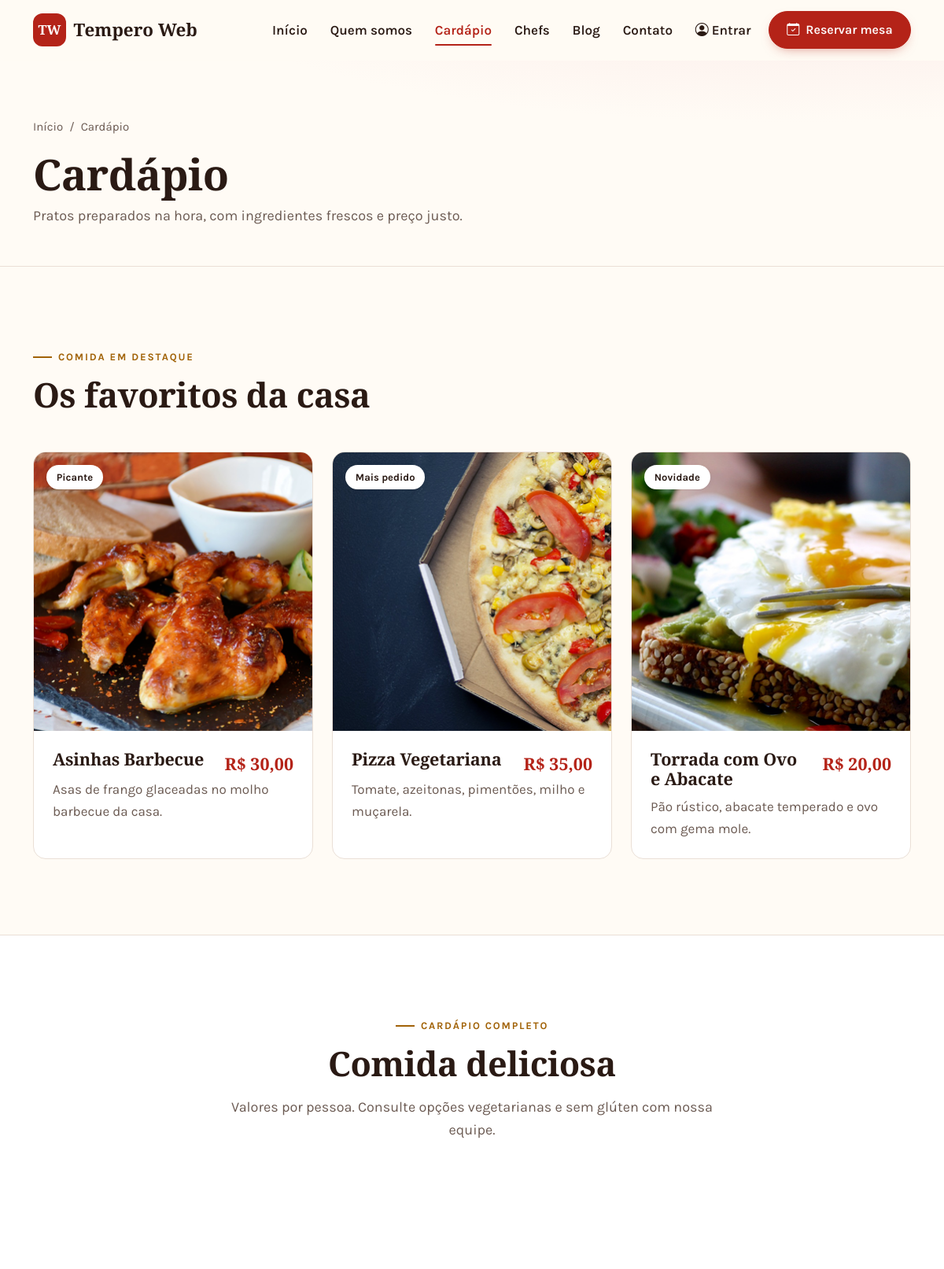
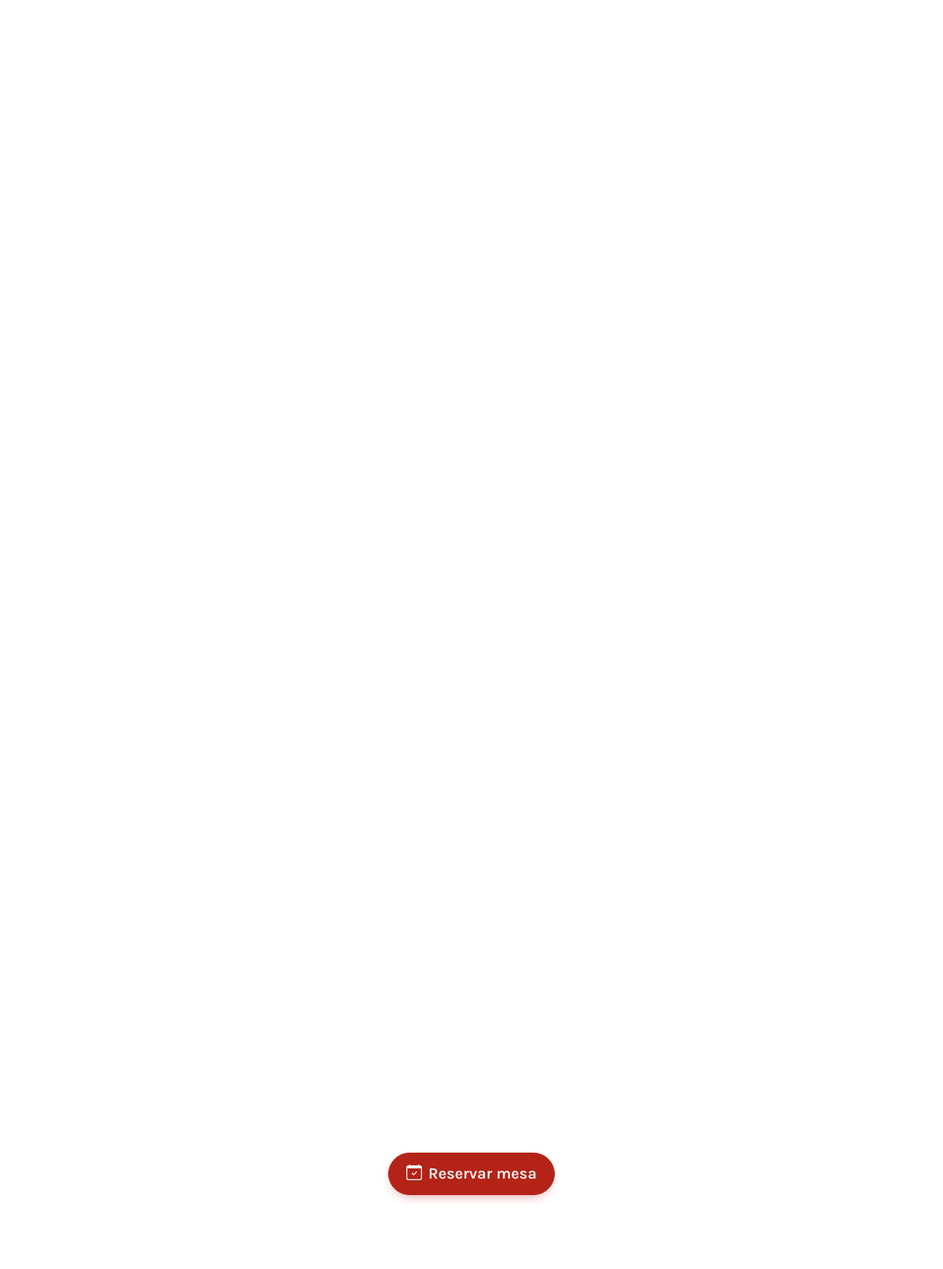
Page /Home/menu (upper part) on the committed database (2 pictures, top to bottom).
### tables this page shows
CREATE TABLE produto (
    id              INT           NOT NULL AUTO_INCREMENT,
    categoria_id    INT           NOT NULL,
    nome            VARCHAR(100)  NOT NULL,
    descricao       VARCHAR(255)  NOT NULL,
    preco           DECIMAL(10,2) NOT NULL,
    imagem          VARCHAR(100)  NULL COMMENT 'arquivo em assets/img/produto/',
    tag             VARCHAR(30)   NULL COMMENT 'selo exibido sobre a imagem',
    destaque        TINYINT       NOT NULL DEFAULT 0 COMMENT '1=Sim; 0=Não',
    statusRegistro  TINYINT       NOT NULL DEFAULT 1 COMMENT '1=Ativo; 2=Inativo',
    PRIMARY KEY (id),
    KEY idx_produto_categoria (categoria_id),
    CONSTRAINT fk_produto_categoria FOREIGN KEY (categoria_id) REFERENCES categoria (id)
);

### app/controller/BaseController.php (called while the page is built, shortened)
<?php
abstract class BaseController
{
    protected Request $request;
    public function __construct()
    {
        $this->request = new Request();
    }
    protected function view(string $view, array $data = [])
    {
        $data['action'] = $this->request->getAction();
        extract($this->escapa($data));
        require_once 'app/view/' . $view . '.php';
    }
    private function escapa(array $dados): array
    {
        foreach ($dados as $chave => $valor) {
            if (is_array($valor)) {
                $dados[$chave] = $this->escapa($valor);
            } elseif (is_string($valor)) {
                $dados[$chave] = htmlspecialchars($valor, ENT_QUOTES, 'UTF-8');
            }
        }
        return $dados;
    }
}

### app/controller/Home.php (called while the page is built, shortened)
<?php
class Home extends BaseController
{
    public function menu()
    {
        $ProdutoModel = $this->model("Produto");
        return $this->view("menu", [
            "aDestaque" => $ProdutoModel->destaques(),
            "aCardapio" => $ProdutoModel->cardapio()
        ]);
    }
}

### index.php (called while the page is built, shortened)
<?php
require_once 'app/controller/BaseController.php';
$caminho        = parse_url($_SERVER['REQUEST_URI'], PHP_URL_PATH);
$uri            = explode("/", $caminho);
$method         = (isset($uri[2]) && $uri[2] != "" ? $uri[2] : 'index');
$controller = new $controllerName();
$controller->$method();

### app/library/Database.php (called while the page is built, shortened)
<?php
class Database
{
    private static $dbConfigaraConexao;
    private static ?PDO $conexao = null;
    public function __construct($dbConfigaraConexao = DB_CONF_CONEXAO)
    {
        self::$dbConfigaraConexao = $dbConfigaraConexao;
    }
    public function conecta(): PDO
    {
        if (self::$conexao instanceof PDO) {
            return self::$conexao;
        }
        $dsn = self::$dbConfigaraConexao['DB_DRIVE'] .
                ":host=" . self::$dbConfigaraConexao['DB_HOST'] .
                ";port=" . self::$dbConfigaraConexao['DB_PORT'] .
                ";dbname=" . self::$dbConfigaraConexao['DB_BASEDADOS'] .
                ";charset=utf8mb4";
        try {
            self::$conexao = new PDO(
                $dsn,
                self::$dbConfigaraConexao['DB_USER'],
                self::$dbConfigaraConexao['DB_PASSWORD']
            );
            self::$conexao->setAttribute(PDO::ATTR_ERRMODE, PDO::ERRMODE_EXCEPTION);
            self::$conexao->setAttribute(PDO::ATTR_DEFAULT_FETCH_MODE, PDO::FETCH_ASSOC);
        } catch (PDOException $ex) {
            http_response_code(500);
            exit("Não foi possível conectar ao banco de dados: " . $ex->getMessage());
        }
        return self::$conexao;
    }
    public function select(
        string $comando_sql,
        array $dados = [],
        string $tipoRetorno = 'all'
    ) {
        $data = $this->conecta()->prepare($comando_sql);
        $data->execute($dados);
        if ($tipoRetorno == 'all') {
            return $data->fetchAll();
        }
        return $data->fetch();
    }
}

### app/model/ProdutoModel.php (called while the page is built, shortened)
<?php
class ProdutoModel extends BaseModel
{
    public function destaques(int $limite = 3): array
    {
        return $this->db->select(
            "SELECT p.*
               FROM produto p
               JOIN categoria c ON c.id = p.categoria_id
              WHERE p.destaque = 1
                AND p.imagem IS NOT NULL
                AND p.statusRegistro = 1
                AND c.statusRegistro = 1
              ORDER BY p.nome
              LIMIT " . $limite
        );
    }
}

### app/view/menu.php (the view, shortened to what this page needs)
<?php require_once "app/view/comuns/cabecalho.php"; ?>
<?= tituloPagina("Cardápio", "Pratos preparados na hora, com ingredientes frescos e preço justo.") ?>
<section class="section">
    <div class="container">
        <div class="section-head">
            <span class="eyebrow">Comida em destaque</span>
            <h2 class="section-title mb-0">Os favoritos da casa</h2>
        </div>
        <div class="row g-4">
            <?php foreach ($aDestaque as $prato): ?>
                <div class="col-md-6 col-lg-4 reveal">
                    <article class="tw-card">
                        <div class="tw-card-media">
                            <img src="<?= imagemUrl($prato['imagem'], 'produto') ?>" width="360" height="355"
                                alt="<?= $prato['nome'] ?>" loading="lazy">
                            <span class="tag"><?= $prato['tag'] ?></span>
                        </div>
                        <div class="tw-card-body">
                            <div class="d-flex justify-content-between align-items-start gap-3">
                                <h3><?= $prato['nome'] ?></h3>
                                <span class="price">R$ <?= formatoValor($prato['preco']) ?></span>
                            </div>
                            <p class="mb-0"><?= $prato['descricao'] ?></p>
                        </div>
                    </article>
                </div>
            <?php endforeach; ?>
        </div>
    </div>
</section>
<section class="section section-alt">
    <div class="container">
        <div class="section-head text-center">
            <span class="eyebrow">Cardápio completo</span>
            <h2 class="section-title">Comida deliciosa</h2>
            <p class="section-lead">Valores por pessoa. Consulte opções vegetarianas e sem glúten com nossa equipe.</p>
        </div>
        <div class="row justify-content-center">
            <div class="col-lg-9">
                <div class="text-center mt-5">
                    <a class="btn btn-primary btn-lg" href="<?= baseUrl() ?>Home/reserva">
                        <i class="bi bi-calendar-check" aria-hidden="true"></i>Reservar mesa
                    </a>
                </div>
            </div>
        </div>
    </div>
</section>
<?php require_once "app/view/comuns/rodape.php"; ?>

### assets/css/stilo.css (style rules this page uses)
:root { --tw-primary: #B42318; --tw-primary-hover: #8F1D14; --tw-primary-soft: #FBE9E7; --tw-accent: #A16207; --tw-accent-soft: #FDF3E1; --tw-bg: #FFFBF5; --tw-surface: #FFFFFF; --tw-ink: #2A1A14; --tw-muted: #6B5A52; --tw-border: #EADFD6; --tw-dark: #1F1411; --tw-dark-ink: #E8DCD2; --tw-dark-muted: #B8A79E; --tw-font-heading: "Playfair Display", Georgia, "Times New Roman", serif; --tw-font-body: "Karla", system-ui, -apple-system, "Segoe UI", Roboto, sans-serif; --tw-radius: 1rem; --tw-radius-sm: .5rem; --tw-shadow-sm: 0 1px 2px rgba(42, 26, 20, .06), 0 2px 8px rgba(42, 26, 20, .04); --tw-shadow: 0 10px 30px -12px rgba(42, 26, 20, .25); --tw-ease: cubic-bezier(.2, .7, .2, 1); --tw-header-h: 76px; --bs-body-font-family: var(--tw-font-body); --bs-body-font-size: 1.0625rem; --bs-body-line-height: 1.65; --bs-body-color: var(--tw-ink); --bs-body-bg: var(--tw-bg); --bs-primary: var(--tw-primary); --bs-primary-rgb: 180, 35, 24; --bs-link-color: var(--tw-primary); --bs-link-color-rgb: 180, 35, 24; --bs-link-hover-color: var(--tw-primary-hover); --bs-link-hover-color-rgb: 143, 29, 20; --bs-border-color: var(--tw-border); --bs-secondary-color: var(--tw-muted); --bs-focus-ring-color: rgba(180, 35, 24, .35); --bs-border-radius: var(--tw-radius-sm); }
html { scroll-padding-top: calc(var(--tw-header-h) + 1rem); }
body { -webkit-font-smoothing: antialiased; text-rendering: optimizeLegibility; }
h1, h2, h3, .h1, .h2, .h3, .display-font { font-family: var(--tw-font-heading); font-weight: 700; color: var(--tw-ink); letter-spacing: -.01em; line-height: 1.15; }
a { text-underline-offset: .2em; transition: color .2s var(--tw-ease); }
img { max-width: 100%; height: auto; }
.btn { --bs-btn-font-weight: 600; --bs-btn-padding-x: 1.4rem; --bs-btn-padding-y: .7rem; --bs-btn-border-radius: 999px; min-height: 44px; display: inline-flex; align-items: center; justify-content: center; gap: .5rem; transition: background-color .2s var(--tw-ease), color .2s var(--tw-ease), border-color .2s var(--tw-ease), transform .2s var(--tw-ease), box-shadow .2s var(--tw-ease); }
.btn-primary { --bs-btn-bg: var(--tw-primary); --bs-btn-border-color: var(--tw-primary); --bs-btn-hover-bg: var(--tw-primary-hover); --bs-btn-hover-border-color: var(--tw-primary-hover); --bs-btn-active-bg: var(--tw-primary-hover); --bs-btn-active-border-color: var(--tw-primary-hover); --bs-btn-disabled-bg: var(--tw-primary); --bs-btn-disabled-border-color: var(--tw-primary); box-shadow: 0 6px 16px -8px rgba(180, 35, 24, .6); }
.section { padding: clamp(3.5rem, 8vw, 6.5rem) 0; }
.section-alt { background: var(--tw-surface); border-top: 1px solid var(--tw-border); border-bottom: 1px solid var(--tw-border); }
.eyebrow { display: inline-flex; align-items: center; gap: .5rem; font-size: .8125rem; font-weight: 700; letter-spacing: .14em; text-transform: uppercase; color: var(--tw-accent); margin-bottom: .75rem; }
.eyebrow::before { content: ""; width: 24px; height: 2px; background: currentColor; }
.section-title { font-size: clamp(1.9rem, 3.6vw, 2.75rem); margin-bottom: 1rem; }
.section-lead { font-size: 1.125rem; color: var(--tw-muted); max-width: 60ch; }
.section-head { margin-bottom: clamp(2rem, 4vw, 3rem); }
.section-head.text-center .section-lead { margin-left: auto; margin-right: auto; }
.tw-card { height: 100%; background: var(--tw-surface); border: 1px solid var(--tw-border); border-radius: var(--tw-radius); overflow: hidden; transition: transform .25s var(--tw-ease), box-shadow .25s var(--tw-ease); }
.tw-card-media { position: relative; overflow: hidden; background: var(--tw-border); }
.tw-card-media img { width: 100%; aspect-ratio: 1 / 1; object-fit: cover; transition: transform .5s var(--tw-ease); }
.tw-card-body { padding: 1.5rem; }
.tw-card-body h3 { font-size: 1.35rem; margin-bottom: .5rem; }
.tw-card-body p { color: var(--tw-muted); }
.price { font-family: var(--tw-font-heading); font-weight: 700; font-size: 1.35rem; color: var(--tw-primary); white-space: nowrap; }
.tag { position: absolute; top: 1rem; left: 1rem; background: var(--tw-surface); color: var(--tw-ink); font-size: .8125rem; font-weight: 700; border-radius: 999px; padding: .3rem .8rem; box-shadow: var(--tw-shadow-sm); }
.js .reveal { opacity: 0; transform: translateY(16px); transition: opacity .5s var(--tw-ease), transform .5s var(--tw-ease); }
.js .reveal.is-visible { opacity: 1; transform: none; }

### rows in the picture
produto: imagem (picture), tag "Picante", nome "Asinhas Barbecue", preco "30,00", descricao "Asas de frango glaceadas no molho barbecue da casa."
produto: imagem (picture), tag "Mais pedido", nome "Pizza Vegetariana", preco "35,00", descricao "Tomate, azeitonas, pimentões, milho e muçarela."
produto: imagem (picture), tag "Novidade", nome "Torrada com Ovo e Abacate", preco "20,00", descricao "Pão rústico, abacate temperado e ovo com gema mole."

### other values in the picture
$rotulo "Início"
$rotulo "Quem somos"
$rotulo "Cardápio"
$rotulo "Chefs"
$rotulo "Blog"
$rotulo "Contato"
$titulo "Cardápio"
$subtitulo "Pratos preparados na hora, com ingredientes frescos e preço justo."
